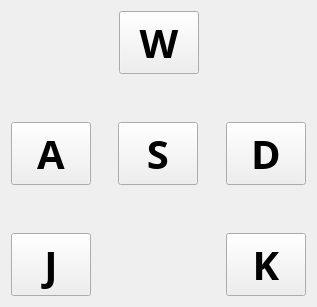
<?xml version="1.0" encoding="UTF-8"?>
<ui version="4.0">
 <class>KeyboardCtrl</class>
 <widget class="QWidget" name="KeyboardCtrl">
  <property name="geometry">
   <rect>
    <x>0</x>
    <y>0</y>
    <width>317</width>
    <height>307</height>
   </rect>
  </property>
  <property name="focusPolicy">
   <enum>Qt::StrongFocus</enum>
  </property>
  <property name="windowTitle">
   <string>KeyboardCtrl</string>
  </property>
  <layout class="QVBoxLayout" name="verticalLayout">
   <item>
    <layout class="QHBoxLayout" name="horizontalLayout_2">
     <item>
      <spacer name="horizontalSpacer">
       <property name="orientation">
        <enum>Qt::Horizontal</enum>
       </property>
       <property name="sizeType">
        <enum>QSizePolicy::Expanding</enum>
       </property>
       <property name="sizeHint" stdset="0">
        <size>
         <width>40</width>
         <height>20</height>
        </size>
       </property>
      </spacer>
     </item>
     <item>
      <widget class="QPushButton" name="WButton">
       <property name="sizePolicy">
        <sizepolicy hsizetype="Preferred" vsizetype="Preferred">
         <horstretch>0</horstretch>
         <verstretch>0</verstretch>
        </sizepolicy>
       </property>
       <property name="font">
        <font>
         <family>Adobe Devanagari</family>
         <pointsize>30</pointsize>
         <weight>75</weight>
         <bold>true</bold>
        </font>
       </property>
       <property name="text">
        <string>W</string>
       </property>
       <property name="flat">
        <bool>false</bool>
       </property>
      </widget>
     </item>
     <item>
      <spacer name="horizontalSpacer_2">
       <property name="orientation">
        <enum>Qt::Horizontal</enum>
       </property>
       <property name="sizeType">
        <enum>QSizePolicy::Expanding</enum>
       </property>
       <property name="sizeHint" stdset="0">
        <size>
         <width>40</width>
         <height>20</height>
        </size>
       </property>
      </spacer>
     </item>
    </layout>
   </item>
   <item>
    <spacer name="verticalSpacer_2">
     <property name="orientation">
      <enum>Qt::Vertical</enum>
     </property>
     <property name="sizeType">
      <enum>QSizePolicy::Expanding</enum>
     </property>
     <property name="sizeHint" stdset="0">
      <size>
       <width>20</width>
       <height>40</height>
      </size>
     </property>
    </spacer>
   </item>
   <item>
    <layout class="QHBoxLayout" name="horizontalLayout">
     <item>
      <widget class="QPushButton" name="AButton">
       <property name="sizePolicy">
        <sizepolicy hsizetype="Preferred" vsizetype="Preferred">
         <horstretch>0</horstretch>
         <verstretch>0</verstretch>
        </sizepolicy>
       </property>
       <property name="font">
        <font>
         <family>Adobe Devanagari</family>
         <pointsize>30</pointsize>
         <weight>75</weight>
         <bold>true</bold>
        </font>
       </property>
       <property name="text">
        <string>A</string>
       </property>
      </widget>
     </item>
     <item>
      <spacer name="horizontalSpacer_4">
       <property name="orientation">
        <enum>Qt::Horizontal</enum>
       </property>
       <property name="sizeType">
        <enum>QSizePolicy::Expanding</enum>
       </property>
       <property name="sizeHint" stdset="0">
        <size>
         <width>40</width>
         <height>20</height>
        </size>
       </property>
      </spacer>
     </item>
     <item>
      <widget class="QPushButton" name="SButton">
       <property name="sizePolicy">
        <sizepolicy hsizetype="Preferred" vsizetype="Preferred">
         <horstretch>0</horstretch>
         <verstretch>0</verstretch>
        </sizepolicy>
       </property>
       <property name="font">
        <font>
         <family>Adobe Devanagari</family>
         <pointsize>30</pointsize>
         <weight>75</weight>
         <bold>true</bold>
        </font>
       </property>
       <property name="text">
        <string>S</string>
       </property>
      </widget>
     </item>
     <item>
      <spacer name="horizontalSpacer_5">
       <property name="orientation">
        <enum>Qt::Horizontal</enum>
       </property>
       <property name="sizeHint" stdset="0">
        <size>
         <width>40</width>
         <height>20</height>
        </size>
       </property>
      </spacer>
     </item>
     <item>
      <widget class="QPushButton" name="DButton">
       <property name="sizePolicy">
        <sizepolicy hsizetype="Preferred" vsizetype="Preferred">
         <horstretch>0</horstretch>
         <verstretch>0</verstretch>
        </sizepolicy>
       </property>
       <property name="font">
        <font>
         <family>Adobe Devanagari</family>
         <pointsize>30</pointsize>
         <weight>75</weight>
         <bold>true</bold>
        </font>
       </property>
       <property name="text">
        <string>D</string>
       </property>
      </widget>
     </item>
    </layout>
   </item>
   <item>
    <spacer name="verticalSpacer">
     <property name="orientation">
      <enum>Qt::Vertical</enum>
     </property>
     <property name="sizeType">
      <enum>QSizePolicy::Expanding</enum>
     </property>
     <property name="sizeHint" stdset="0">
      <size>
       <width>20</width>
       <height>40</height>
      </size>
     </property>
    </spacer>
   </item>
   <item>
    <layout class="QHBoxLayout" name="horizontalLayout_3">
     <item>
      <widget class="QPushButton" name="JButton">
       <property name="sizePolicy">
        <sizepolicy hsizetype="Preferred" vsizetype="Preferred">
         <horstretch>0</horstretch>
         <verstretch>0</verstretch>
        </sizepolicy>
       </property>
       <property name="font">
        <font>
         <family>Adobe Devanagari</family>
         <pointsize>30</pointsize>
         <weight>75</weight>
         <bold>true</bold>
        </font>
       </property>
       <property name="text">
        <string>J</string>
       </property>
      </widget>
     </item>
     <item>
      <spacer name="horizontalSpacer_3">
       <property name="orientation">
        <enum>Qt::Horizontal</enum>
       </property>
       <property name="sizeHint" stdset="0">
        <size>
         <width>40</width>
         <height>20</height>
        </size>
       </property>
      </spacer>
     </item>
     <item>
      <widget class="QPushButton" name="KButton">
       <property name="sizePolicy">
        <sizepolicy hsizetype="Preferred" vsizetype="Preferred">
         <horstretch>0</horstretch>
         <verstretch>0</verstretch>
        </sizepolicy>
       </property>
       <property name="font">
        <font>
         <family>Adobe Devanagari</family>
         <pointsize>30</pointsize>
         <weight>75</weight>
         <bold>true</bold>
        </font>
       </property>
       <property name="text">
        <string>K</string>
       </property>
      </widget>
     </item>
    </layout>
   </item>
  </layout>
 </widget>
 <resources/>
 <connections/>
</ui>
